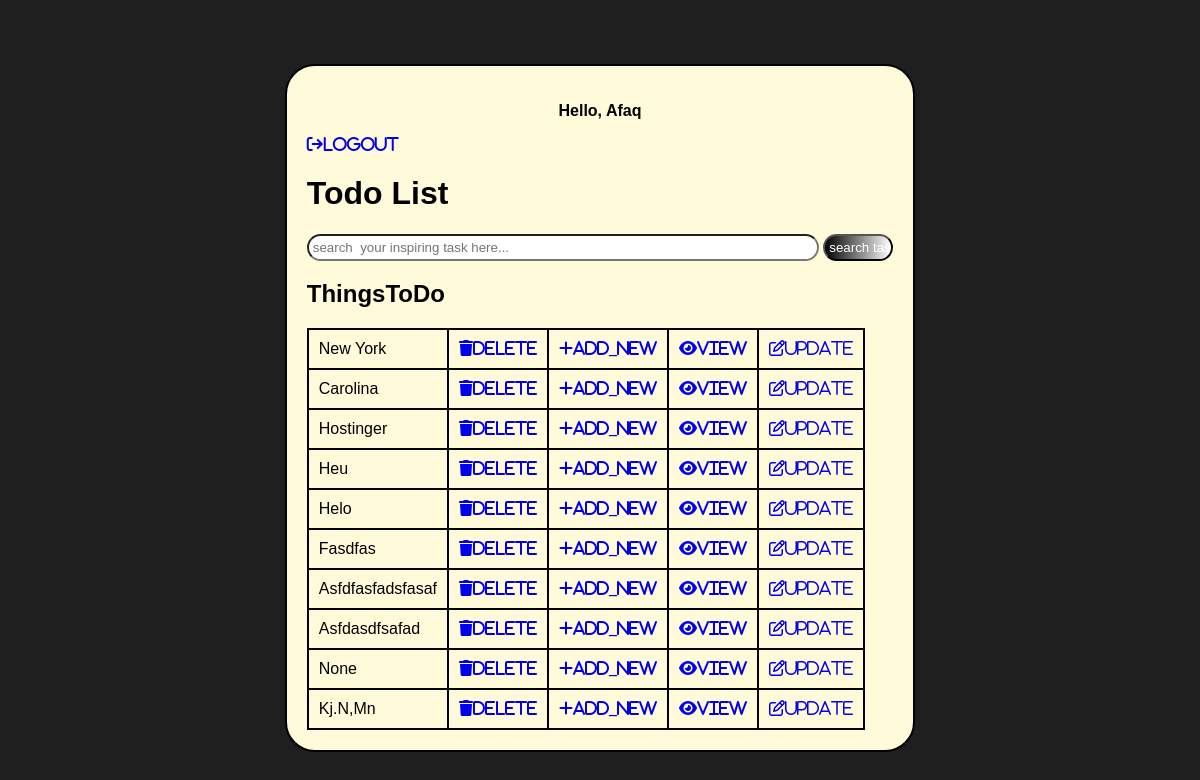
/tasklist/ (signed in), run on the app's committed database.
### todo/models.py (models this page shows, shortened)
class Task(models.Model):
    user= models.ForeignKey(User,on_delete=models.CASCADE)
    title= models.CharField(null= True, blank=True, max_length=50)
    description=models.TextField(null= True, blank=True)
    complete= models.BooleanField(null= False)
    class Meta:
        ordering=["complete"]

### todo/views.py (the view)
# urls.py: path("tasklist/", TaskList.as_view(),name="tasklist"),
class TaskList(LoginRequiredMixin, ListView):
    model = Task
    context_object_name = 'task'
    def get_context_data(self, **kwargs):
        context = super().get_context_data(**kwargs)
        search_input = self.request.GET.get("search-area") or ""
        if search_input:
            context["task"] = context["task"].filter(user=self.request.user, title__icontains= search_input)
        else:
            context["task"] = context["task"].filter(user=self.request.user)
        context["count"] = context["task"].filter(complete=False).count()
        context["search_input"] = search_input
        return context

### todo/templates/todo/task_list.html (shortened to what this page needs)
{% extends "todo/main.html" %}{% block content %}
<p class="user">Hello, {{request.user|title}}</p>
<p>
  <a href="{% url 'logout' %}"
    ><i class="fa-sharp fa-solid fa-arrow-right-from-bracket">Logout</i></a
  >
</p>
<h1>Todo List</h1>
<form action="" method="get">
  <input
    class="search-bar"
    type="text"
    name="search-area"
    placeholder="search
  your inspiring task here..."
  />
  <input class="search-option" type="submit" value="search task" />
</form>
<table>
  <h2>ThingsToDo</h2>
    {% for tasks in task%}
  <td>{{tasks.title| title}}</td>
  <td>
    <a href="{% url 'taskdelete' tasks.id %}"
      ><i class="fa-sharp fa-solid fa-trash">Delete</i></a
    >
  </td>
  <td>
    <a href="{% url 'taskcreate' %}"><i class="fa-solid fa-plus">Add_new</i></a>
  </td>
  <td>
    <a href="{% url 'taskdetail' tasks.id %}"
      ><i class="fa-solid fa-eye">view</i></a
    >
  </td>
  <td>
    <a href="{% url 'taskupdate' tasks.id %}"
      ><i class="fa-regular fa-pen-to-square">Update</i></a
    >
  </td>
  {% empty %}
  <h2>THERE IS NOTHING TO DO.</h2>
  <a href="{% url 'taskcreate' %}"
    >ADD NEW TASKS<i class="fa-solid fa-plus"></i
  ></a>
  {% endfor %}
</table>
{% endblock content%}

### todo/templates/todo/main.html (shortened to what this page needs)
<!DOCTYPE html>
<html>
  <head>
  </head>
  <body>
    <div class="container">
      <div class="items-div">{% block content %} {% endblock %}</div>
    </div>
  </body>
</html>

### todo/templates/todo/main.html (style rules this page uses)
body { background-color: #1f1f1f; font-family: Arial, Helvetica, sans-serif; }
.container { display: flex; align-items: center; justify-content: center; height: 100vh; }
.search-bar { width: 500px; border-radius: 25px; padding: 4px; }
.search-option { border-radius: 25px; padding: 4px; background: linear-gradient(to right, black, white); color: white; width: 70px; }
.user { text-align: center; font-weight: 600; }
.items-div { background-color: #fffada; border: 2px solid black; border-radius: 30px; padding: 20px; }
table { border-collapse: collapse; border-bottom: 2px solid black; }
tr, td { border: 2px solid black; padding: 10px; }

### data on the page
Task: title "New York"
Task: title "Carolina"
Task: title "Hostinger"
Task: title "Heu"
Task: title "Helo"
Task: title "Fasdfas"
Task: title "Asfdfasfadsfasaf"
Task: title "Asfdasdfsafad"
Task: title "None"
Task: title "Kj.N,Mn"

### other printed values
{{ request.user|title }} "Afaq"
